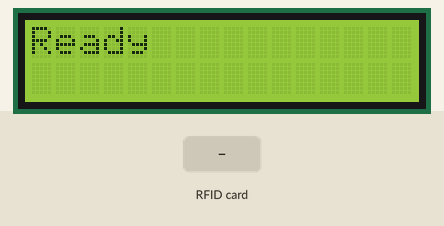
Simulated run of this sketch. Board: ESP32. Shown: 16×2 character LCD. The inputs (shaded band) are chosen by the test bench. WiFi joins after 1.5 s; servers stay silent unless stated; uploads are accepted with an empty reply; what the sketch prints to the serial monitor is not drawn.

Above: at 1.7 s.
At 3.8 s:
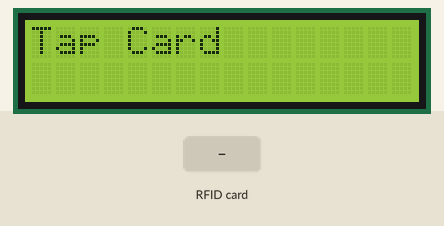
3.9 s: RFID card 5E 7A 19 C4 held to the reader
At 4.02 s:
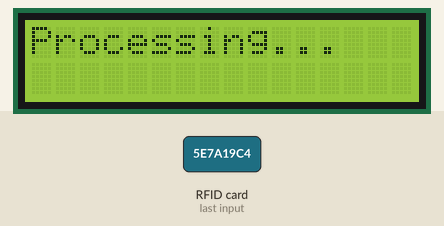
At 5.1 s:
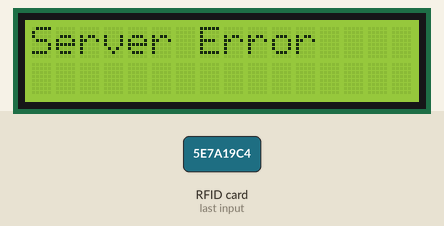
Timing chart, 0 to 6.9 s (numbered marks = the images above; inputs shaded):
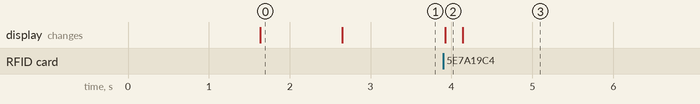

The sketch:

rfid_attendance_v4.ino
```cpp
/**
 * 📡 RFID Attendance System (V4 - Cloud)
 * --------------------------------------
 * ESP32 reads RFID card UID and sends it to Google Sheets.
 * Displays Name + Time (IN/OUT) on 16x2 LCD.
 */

#include <LiquidCrystal_I2C.h>
#include <SPI.h>
#include <MFRC522.h>
#include <WiFi.h>
#include <HTTPClient.h>

// ---------------- WIFI CONFIG ----------------
const char* ssid = "YOUR_WIFI_SSID";         // 🔁 Replace with your WiFi name
const char* password = "YOUR_WIFI_PASSWORD"; // 🔁 Replace with your WiFi password

// 🔁 Replace with your Google Apps Script Web App URL
String Web_App_URL = "YOUR_WEB_APP_URL";

// ---------------- RFID CONFIG ----------------
#define SS_PIN 5
#define RST_PIN 4

MFRC522 mfrc522(SS_PIN, RST_PIN);

// ---------------- LCD CONFIG ----------------
LiquidCrystal_I2C lcd(0x27, 16, 2);

// ---------------- FUNCTION: GET UID ----------------
String getUID() {
  String uid = "";

  for (byte i = 0; i < mfrc522.uid.size; i++) {
    if (mfrc522.uid.uidByte[i] < 0x10) uid += "0";
    uid += String(mfrc522.uid.uidByte[i], HEX);
  }

  uid.toUpperCase();
  return uid;
}

// ---------------- FUNCTION: SEND REQUEST ----------------
String sendRequest(String uid) {

  // Check WiFi connection
  if (WiFi.status() != WL_CONNECTED) {
    lcd.clear();
    lcd.print("WiFi Error");
    delay(1500);
    return "";
  }

  HTTPClient http;

  // Build request URL
  String url = Web_App_URL + "?sts=atc&uid=" + uid;

  http.begin(url);

  // 🔥 Required for Google redirect
  http.setFollowRedirects(HTTPC_STRICT_FOLLOW_REDIRECTS);

  int httpCode = http.GET();

  Serial.print("HTTP Code: ");
  Serial.println(httpCode);

  String payload = "";

  if (httpCode > 0) {
    payload = http.getString();
  }

  http.end();
  return payload;
}

// ---------------- SETUP ----------------
void setup() {

  Serial.begin(115200);

  // Initialize SPI and RFID
  SPI.begin(18, 19, 23, 5);
  mfrc522.PCD_Init();

  // Initialize LCD
  Wire.begin(21, 22);
  lcd.init();
  lcd.backlight();

  lcd.print("Connecting WiFi");

  // Connect to WiFi
  WiFi.mode(WIFI_STA);
  WiFi.begin(ssid, password);

  while (WiFi.status() != WL_CONNECTED) {
    delay(300);
  }

  lcd.clear();
  lcd.print("Ready");
  delay(1000);

  lcd.clear();
  lcd.print("Tap Card");
}

// ---------------- LOOP ----------------
void loop() {

  // Wait for RFID card
  if (!mfrc522.PICC_IsNewCardPresent()) return;
  if (!mfrc522.PICC_ReadCardSerial()) return;

  String uid = getUID();
  Serial.println("UID: " + uid);

  lcd.clear();
  lcd.print("Processing...");

  // Send UID to server
  String response = sendRequest(uid);
  response.trim(); // Remove unwanted characters

  Serial.println("RAW RESPONSE:");
  Serial.println("[" + response + "]");

  lcd.clear();

  // ---------------- RESPONSE HANDLING ----------------
  if (response.startsWith("OK")) {

    // -------- TIME IN --------
    if (response.indexOf("TI_Successful") >= 0) {

      int p1 = response.indexOf(",");
      int p2 = response.indexOf(",", p1 + 1);
      int p3 = response.indexOf(",", p2 + 1);

      String name = response.substring(p2 + 1, p3);
      String time = response.substring(p3 + 1);

      lcd.setCursor(0, 0);
      lcd.print(name.substring(0, 16));

      lcd.setCursor(0, 1);
      lcd.print("IN: ");
      lcd.print(time);
    }

    // -------- TIME OUT --------
    else if (response.indexOf("TO_Successful") >= 0) {

      int p1 = response.indexOf(",");
      int p2 = response.indexOf(",", p1 + 1);
      int p3 = response.indexOf(",", p2 + 1);

      String name = response.substring(p2 + 1, p3);
      String time = response.substring(p3 + 1);

      lcd.setCursor(0, 0);
      lcd.print(name.substring(0, 16));

      lcd.setCursor(0, 1);
      lcd.print("OUT: ");
      lcd.print(time);
    }

    // -------- ALREADY DONE --------
    else if (response.indexOf("atcInf01") >= 0) {
      lcd.setCursor(0, 0);
      lcd.print("Already Done");
    }

    // -------- INVALID CARD --------
    else if (response.indexOf("atcErr01") >= 0) {
      lcd.setCursor(0, 0);
      lcd.print("Invalid Card");
      Serial.println("Add UID: " + uid);
    }

  } else {
    lcd.clear();
    lcd.print("Server Error");
  }

  delay(3000);

  lcd.clear();
  lcd.print("Tap Card");
}
```

Measured:
- after the input at 3.9 s, the display: changes at once (image 2)
- what the display in image 0 shows lasts 1.0 s, from 1.6 s to 2.6 s
